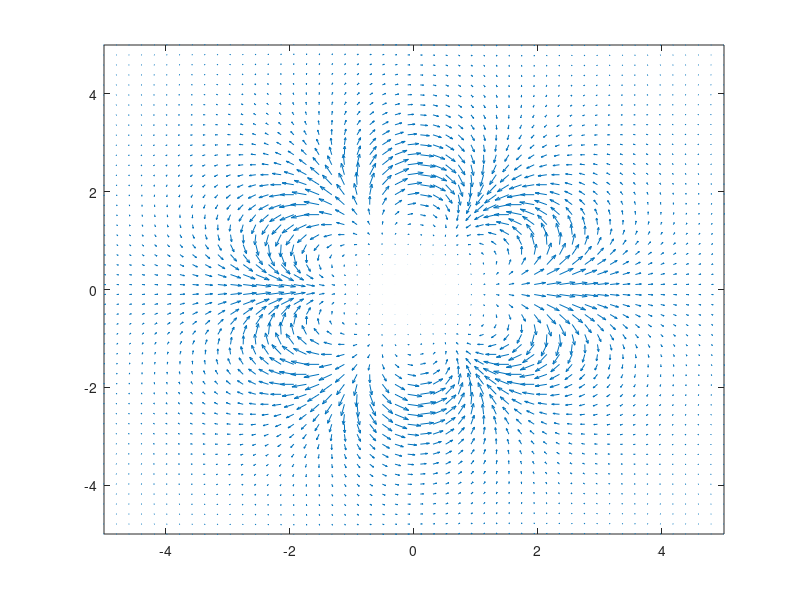

Reproduce this figure in MATLAB.

N=50; % num of pts in each direction

% create bounds of graph
xlow=-5;
ylow=-5;
xhigh=5;
yhigh=5;
[xx,yy]=meshgrid(linspace(xlow,xhigh,N),linspace(ylow,yhigh,N));

% initialize skyrmion according to QHMF 35
n=4;
z_0=0;
lambda=2;
for i = 1:N
    for j = 1:N
        omega=((xx(i,j)+yy(i,j)*1i)/lambda)^n;
        m1_init(i,j)=4*real(omega)/((abs(omega))^2+4);
        m2_init(i,j)=4*imag(omega)/((abs(omega))^2+4);
    end
end

% plot
quiver(xx,yy,m1_init,m2_init)
axis([xlow xhigh ylow yhigh])
